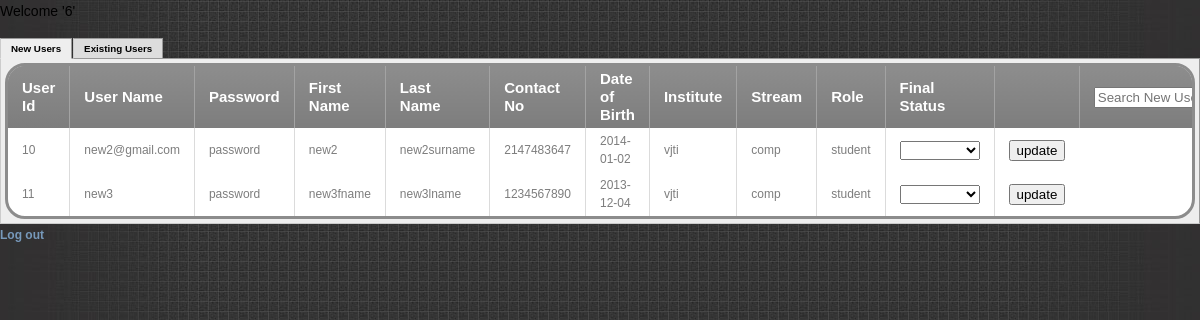
/admin_home.php (signed in), run on the app's committed database.
### tables this page shows
CREATE TABLE IF NOT EXISTS `user` (
  `u_id` int(11) unsigned NOT NULL AUTO_INCREMENT,
  `u_name` varchar(30) NOT NULL,
  `password` varchar(20) NOT NULL,
  `f_name` varchar(20) NOT NULL,
  `l_name` varchar(20) NOT NULL,
  `contact_no` int(10) NOT NULL,
  `dob` date NOT NULL,
  `institute` varchar(40) NOT NULL,
  `stream` varchar(20) NOT NULL,
  `role` varchar(10) NOT NULL,
  `approve_id` tinyint(1) NOT NULL DEFAULT '0',
  `photo` varchar(255) NOT NULL,
  `about` text NOT NULL,
  `show_email` tinyint(4) NOT NULL DEFAULT '0',
  `gender` tinyint(4) NOT NULL DEFAULT '0',
  `user_score` float NOT NULL DEFAULT '0',
  `count_bookmarks` int(11) NOT NULL DEFAULT '0',
  `count_comments` int(11) NOT NULL DEFAULT '0',
  `count_discussions` int(11) NOT NULL DEFAULT '0',
  PRIMARY KEY (`u_id`)
);

### admin_home.php (the view, shortened to what this page needs)
<?php require_once('Connections/conn.php'); ?>
<?php
$logoutAction = $_SERVER['PHP_SELF']."?doLogout=true";
?>
<?php
if (!function_exists("GetSQLValueString")) {
function GetSQLValueString($theValue, $theType, $theDefinedValue = "", $theNotDefinedValue = "")
{
  $theValue = function_exists("mysql_real_escape_string") ? mysql_real_escape_string($theValue) : mysql_escape_string($theValue);
  switch ($theType) {
    case "text":
      $theValue = ($theValue != "") ? "'" . $theValue . "'" : "NULL";
      break;
    case "long":
    case "int":
      $theValue = ($theValue != "") ? intval($theValue) : "NULL";
      break;
  }
  return $theValue;
}
}
$query_update = sprintf("SELECT * FROM `user` natural join `approve_user` WHERE approve_id =0 ORDER BY u_id ASC");
$update = mysql_query($query_update, $conn) or die(mysql_error());
$row_update = mysql_fetch_assoc($update);
$totalRows_update = mysql_num_rows($update);
$editFormAction = $_SERVER['PHP_SELF'];
if (isset($_SERVER['QUERY_STRING'])) {
  $editFormAction .= "?" . htmlentities($_SERVER['QUERY_STRING']);
}
?>
<!DOCTYPE html PUBLIC "-//W3C//DTD XHTML 1.0 Transitional//EN" "http://www.w3.org/TR/xhtml1/DTD/xhtml1-transitional.dtd">
<html xmlns="http://www.w3.org/1999/xhtml">
<head>
<link href="SpryAssets/SpryTabbedPanels.css" rel="stylesheet" type="text/css">
<link href="css/templatemo_style.css" type="text/css" rel="stylesheet" />
<link rel="stylesheet" href="css/slimbox2.css" type="text/css" media="screen" />
<link href="SpryAssets/SpryRating.css" rel="stylesheet" type="text/css">
<link href="css/table.css?12" rel="stylesheet" type="text/css" />
<body>
<p>Welcome <? echo GetSQLValueString($_SESSION['MM_f_name'],"text") ?> </p>
<div id="TabbedPanels1" class="TabbedPanels">
  <ul class="TabbedPanelsTabGroup">
    <li class="TabbedPanelsTab" tabindex="0">New Users</li>
    <li class="TabbedPanelsTab" tabindex="0">Existing Users</li>
  </ul>
  <div class="TabbedPanelsContentGroup">
    <div class="TabbedPanelsContent">
        <div id="new_users">
    <div class="datagrid">
    <?php if ($totalRows_update>0 ) { ?>
    <table>
    <thead>
  <tr>
  	 <th class="sort" data-sort="user_id">User Id</th>
    <th class="sort" data-sort="user_name">User Name</th>
     <th class="sort" data-sort="password">Password</th>
    <th class="sort" data-sort="first_name">First Name</th>
    <th class="sort" data-sort="last_name">Last Name</th>
    <th class="sort" data-sort="contact_no">Contact No</th>
    <th class="sort" data-sort="date_of_birth">Date of Birth</th>
    <th class="sort" data-sort="institute">Institute</th>
    <th class="sort" data-sort="stream">Stream</th>
    <th class="sort" data-sort="role">Role</th>
    <th>Final Status</th>
    <th>    </th>
    <th colspan="2">
          <input type="text" class="search" placeholder="Search New User" />
        </th>
  </tr>
  </thead>
  <tbody class="list">
  <?php do { ?>
    <tr>
      <td class="user_id"><?php echo $row_update['u_id']; ?></td>
      <td class="user_name"><?php echo $row_update['u_name']; ?></td>
      <td class="password"><?php echo $row_update['password']; ?></td>
      <td class="first_name"><?php echo $row_update['f_name']; ?></td>
      <td class="last_name"> <?php echo $row_update['l_name']; ?></td>
      <td class="contact_no"><?php echo $row_update['contact_no']; ?></td>
      <td class="date_of_birth"><?php echo $row_update['dob']; ?></td>
      <td class="institute"><?php echo $row_update['institute']; ?></td>
      <td class="stream"><?php echo $row_update['stream']; ?></td>
      <td class="role"><?php echo $row_update['role']; ?></td>
<form  id="form1" name="form1" method="POST" action="<?php echo $editFormAction; ?>">      <td><select name="app_id" id="app_id">
        <option value="0">  </option>
        <option value="1">Approved</option>
      </select></td>
      <td>
      <input name="update" id="update" value="update" type="submit" ></input>
        </td></form>
    </tr>
    <?php } while ($row_update = mysql_fetch_assoc($update)); ?>
    </tbody>
    </table>
    </div></div>
    <?php } else {
		echo "No new users";
	} ?>
    </div>
  </div>
</div>
<a href="<?php echo $logoutAction ?>">Log out</a>
</body>
</html>

### SpryAssets/SpryTabbedPanels.css (style rules this page uses)
.TabbedPanels { overflow: hidden; margin: 0px; padding: 0px; clear: none; width: 100%; }
.TabbedPanelsTabGroup { margin: 0px; padding: 0px; }
.TabbedPanelsTab { position: relative; top: 1px; float: left; padding: 4px 10px; margin: 0px 1px 0px 0px; font: bold 0.7em sans-serif; background-color: #DDD; list-style: none; border-left: solid 1px #CCC; border-bottom: solid 1px #999; border-top: solid 1px #999; border-right: solid 1px #999; -moz-user-select: none; -khtml-user-select: none; cursor: pointer; font-size: 0.7em; }
.TabbedPanelsTabSelected { background-color: #EEE; border-bottom: 1px solid #EEE; }
.TabbedPanelsContentGroup { clear: both; border-left: solid 1px #CCC; border-bottom: solid 1px #CCC; border-top: solid 1px #999; border-right: solid 1px #999; background-color: #EEE; }
.TabbedPanelsContent { overflow: hidden; padding: 4px; }

### css/templatemo_style.css (style rules this page uses)
body { margin: 0; padding: 0; color: #000000; font-size: 14px; line-height: 1.6em; font-family: "Lucida Sans Unicode", "Lucida Grande", sans-serif; background-color: #313030; background-image: url(../images/templatemo_body.jpg); background-position: center top; background-repeat: no-repeat }
a, a:link, a:visited { color : #7799bb; text-decoration: none; font-size: 12px; font-weight: bold; }
ul, li { padding:0; margin:0; list-style:none; }
p { padding: 0; margin: 0 0 15px 0 }

### css/table.css (style rules this page uses)
.datagrid table { border-collapse: collapse; text-align: left; width: 100%; }
.datagrid { font: normal 12px/150% Arial, Helvetica, sans-serif; background: #fff; overflow: hidden; border: 3px solid #8C8C8C; -webkit-border-radius: 20px; -moz-border-radius: 20px; border-radius: 20px; }
.datagrid table td, .datagrid table th { padding: 4px 14px; }
.datagrid table thead th { background:-webkit-gradient( linear, left top, left bottom, color-stop(0.05, #8C8C8C), color-stop(1, #7D7D7D) );background:-moz-linear-gradient( center top, #8C8C8C 5%, #7D7D7D 100% );filter:progid:DXImageTransform.Microsoft.gradient(startColorstr='#8C8C8C', endColorstr='#7D7D7D');background-color:#8C8C8C; color:#FFFFFF; font-size: 15px; font-weight: bold; border-left: 1px solid #A3A3A3; }
.datagrid table thead th:first-child { border: none; }
.datagrid table tbody td { color: #7D7D7D; border-left: 1px solid #DBDBDB;font-size: 12px;font-weight: normal; }
.datagrid table tbody td:first-child { border-left: none; }
.datagrid table tbody tr:last-child td { border-bottom: none; }

### admin_home.php (style rules this page uses)
body,td { color: #000000; font-size: 14px; }

### data on the page
user: u_id "10", u_name "new2@gmail.com", password "password", f_name "new2", l_name "new2surname", contact_no "2147483647", dob "2014-01-02", institute "vjti", stream "comp", role "student"
user: u_id "11", u_name "new3", password "password", f_name "new3fname", l_name "new3lname", contact_no "1234567890", dob "2013-12-04", institute "vjti", stream "comp", role "student"

### other printed values
GetSQLValueString($_SESSION['MM_f_name'],"text") "'6'"
